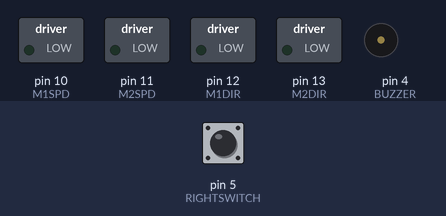
This sketch was run on a simulated Arduino Uno, built with avr-gcc and run on an emulated ATmega328P. Parts: switched loads named in the sketch (green lamp = pin HIGH), buzzer (waves = sounding). Dashed ring = blinking. The inputs (shaded band) are chosen by the test bench; at power-on: pin 5 (RIGHTSWITCH) HIGH.

Above: at 1.2 s.
1.3 s: pin 5 (RIGHTSWITCH) pulled LOW for 0.15 s
At 3.4 s:
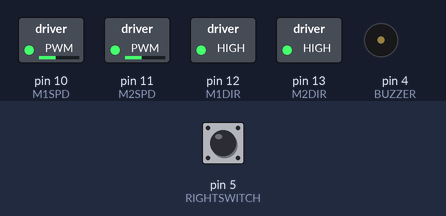
4.4 s: pin 5 (RIGHTSWITCH) pulled LOW for 1 s
At 5.5 s:
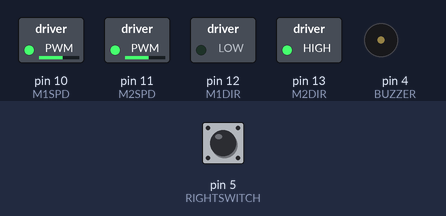
8.4 s: pin 5 (RIGHTSWITCH) pulled LOW for 3.2 s
At 8.8 s:
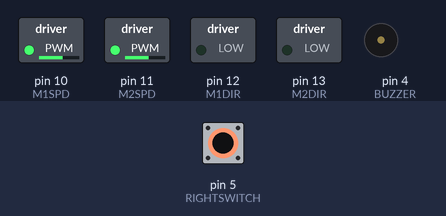
Timing chart, 0 to 15.1 s (numbered marks = the images above; inputs shaded):
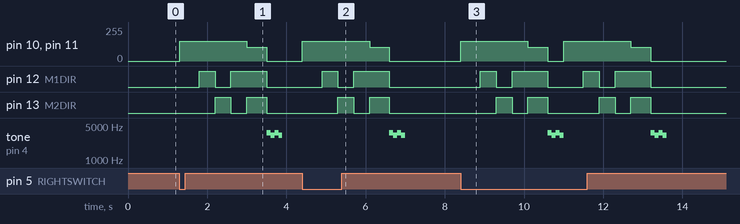

Measured:
- after the input at 1.3 s, pin 10 (M1SPD), pin 11 (M2SPD): 0/255 → 150/255 at once, → 105/255 1.7 s later, → 0/255 0.50 s later
- after the input at 4.4 s, pin 10 (M1SPD), pin 11 (M2SPD): 0/255 → 150/255 at once, → 105/255 1.7 s later, → 0/255 0.50 s later
- after the input at 8.4 s, pin 10 (M1SPD), pin 11 (M2SPD): 0/255 → 150/255 at once, → 105/255 1.7 s later, → 0/255 0.50 s later, → 150/255 0.40 s later, … (6 changes in this stretch)

The sketch:

motor_tests.ino
```cpp
/*
 * Pre-Programmed "Dance" By LeRoy Miller Dec 2017
 * for Keyes L-298P Shield.
 * Moves the robot forward for a short distance,
 * spins left, then right, and then left
 * and move the robot backward for a short distance.
 * Speed is set using PWM.
 * Direction is set by enabling the Direction PIN HIGH for forward
 * or LOW for backward. (M1DIR and M2DIR)
 * There is no true distance measurment.
 *
 * If your Motors move in the wrong direction, switch the wires
 * for that motor.
 * Program waits for the RIGHT switch to be pressed before
 * moving the motors. Once the "Dance" is done, the program
 * waits again for the RIGHT switch to be pressed, and starts
 * over again.
 */

#define LEFTSWITCH 6 //D6 Blue Connector Marked "B"
#define RIGHTSWITCH 5 //D5 Blue Connector Marked "G"
#define M1SPD 10 //D10 PWM M1 speed pin
#define M2SPD 11 //D11 PWM M2 speed pin
#define M2DIR 13 //D13 PWM M2 direction
#define M1DIR 12 //D12 M1 direction
#define BUZZER 4 //D4

int lowspd = 100; //PWM for stall of motors

int setspd = 150; //This is PWM the motors will run at.

void setup() {

Serial.begin(9600);
pinMode(LEFTSWITCH, INPUT_PULLUP);
pinMode(RIGHTSWITCH, INPUT_PULLUP);
pinMode(M1SPD, OUTPUT);
pinMode(M2SPD, OUTPUT);
pinMode(M1DIR, OUTPUT);
pinMode(M2DIR, OUTPUT);
stop();
}

void loop() {
  // put your main code here, to run repeatedly:
while(digitalRead(RIGHTSWITCH) == HIGH) {
  delay(1);
//Waiting for RIGHTSWITCH Button to be pushed to continue
}

//playCharge();

setSpd(setspd,setspd); //set the PWM for motor1 and motor2
//can be used to set different speeds and cause turns
//this is not a direction control.

Forward();
delay(500);
Left();
delay(400);
Right();
delay(400);
Left();
delay(400);
setSpd(255 - setspd, 255 - setspd);
Backward();
delay(500);

stop();

  for (int i=0;i<2;i++) {
tone(BUZZER, 3600);
delay(100);
tone(BUZZER, 3200);
delay(100);
}
noTone(4);

//start over

}

void stop() {
  analogWrite(M1SPD, 0);
  digitalWrite(M1DIR, LOW);
  analogWrite(M2SPD, 0);
  digitalWrite(M2DIR, LOW);
}

void setSpd(int m1, int m2) {
  if (m1 < lowspd) {m1 = lowspd;}
  if (m2 < lowspd) {m2 = lowspd;}
  if (m1 > 255) {m1 = 255;}
  if (m2 > 255) {m2 = 255;}
  analogWrite(M1SPD, m1);
  analogWrite(M2SPD, m2);
}

void Forward() {
  digitalWrite(M1DIR, LOW);
  digitalWrite(M2DIR, LOW);
  }

void Backward() {
  digitalWrite(M1DIR, HIGH);
  digitalWrite(M2DIR, HIGH);
}

void Left() {
  digitalWrite(M1DIR, HIGH);
  digitalWrite(M2DIR, LOW);
}

void Right() {
  digitalWrite(M1DIR, LOW);
  digitalWrite(M2DIR, HIGH);
}

void playCharge() {
  int note[] = {262, 262, 392, 523, 392, 523};
int duration[] = {100, 100, 100, 300, 100, 300};
 for (int thisNote = 0; thisNote < 6; thisNote ++) {
     // play the next note:
     tone(BUZZER, note[thisNote]);
     // hold the note:
     delay(duration[thisNote]);
     // stop for the next note:
     noTone(BUZZER);
     delay(25);
}
}
```
